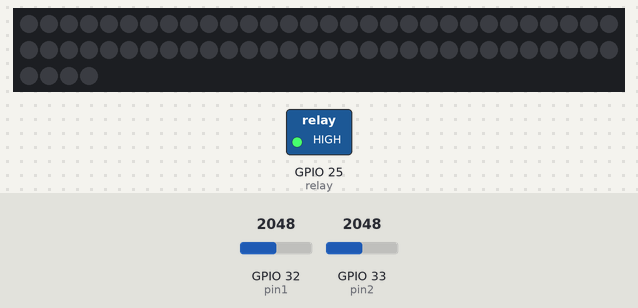
This program was run on a simulated ESP32 board running MicroPython. On the bench: 64 RGB LEDs in strip order, left to right, continuing on the next row, switched loads named in the program (green lamp = pin HIGH). Inputs (shaded band) come from the test bench; at power-on: GPIO 32 (pin1) = 2048, GPIO 33 (pin2) = 2048 (analog values on the 0–4095 scale). WiFi joins after 1.5 s; the clock reads 2024-03-15 10:24:30 at power-on unless the program sets it; no radio messages arrive unless stated (any console line starting 'radio sent:' is added by the test bench); what the program prints to the serial console is not drawn.

Above: at 0.1 s.
Timing chart, 0 to 1.6 s (numbered marks = the images above):
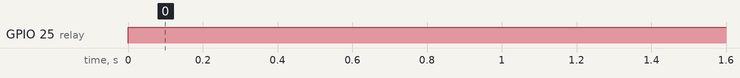

Measured:
- by itself, GPIO 25 (relay): LOW → HIGH at 0.00 s

The program:

SmartPlant.py
```python
import time
from machine import Pin, SoftI2C, ADC, RTC, Timer
import network
import espnow
import neopixel
import ntptime
from SoilMoisture import SoilMoistureSensor
import ujson  # Ensure to import ujson

# Initialize the soil moisture sensor
soil_sensor = SoilMoistureSensor(pin1=32, pin2=33)

# A WLAN interface must be active to send()/recv()
sta = network.WLAN(network.STA_IF)  # Or network.AP_IF
sta.active(True)
sta.disconnect()  # For ESP8266

e = espnow.ESPNow()
e.active(True)
peer = b'\xb0\xa72+\xbd\xc4'  # MAC address of peer's wifi interface
e.add_peer(peer)  # Must add_peer() before send()

# Identifiers
DEVICE_ID = 'SmartPlant'

############################### Relay Code ##########################################
relay_pin = 25  # Replace with the GPIO pin number connected to the relay module

# Initialize the GPIO pin as an output
relay = Pin(relay_pin, Pin.OUT)
relay.value(1)

def control_pump(on_time):
    relay.value(0)  # Turn on the pump
    time.sleep(on_time)  # Wait for specified time (in seconds)
    relay.value(1)  # Turn off the pump

############################### NeoPixel Code ##########################################

n = 64
p = Pin(14, Pin.OUT)
np = neopixel.NeoPixel(p, n)

def police():
    np.fill((90, 0, 0))
    np.write()

def policeOFF():
    np.fill((0, 0, 0))
    np.write()

############################### RTC Code and Wifi ##########################################

wifi_ssid = "IoTnetwork"
wifi_password = "123456789IoT"

wlan = network.WLAN(network.STA_IF)  # Initialize the WLAN (Station mode)
wlan.active(True)  # Activate the WLAN interface

if not wlan.isconnected():
    wlan.active(True)
    wlan.connect(wifi_ssid, wifi_password)
    while not wlan.isconnected():
        pass

TIMEZONE_OFFSET = 2

# Get UTC time from NTP server and set it to RTC
ntptime.host = "cz.pool.ntp.org"
ntptime.settime()

# Create an independent clock object
rtc = RTC()
(year, month, day, wday, hrs, mins, secs, subsecs) = rtc.datetime()
# Update timezone
rtc.init((year, month, day, wday, hrs + TIMEZONE_OFFSET, mins, secs, subsecs))

def send_data(t):
    moisture = soil_sensor.read_soil_moisture()
    data = {
        'device_id': DEVICE_ID,
        'soil_moisture': moisture
    }
    json_data = ujson.dumps(data)  # Properly format data as JSON
    e.send(peer, json_data)


def timer1_handler(t):

    (year, month, day, weekday, hours, minutes, seconds, subseconds) = rtc.datetime()
    current_hour = hours


    if current_hour >= 21 or current_hour < 5:
        police()
        data = {
        'device_id': DEVICE_ID,
        'LightTurnOn': current_hour
                }
        json_data = ujson.dumps(data)  # Properly format data as JSON
        e.send(peer, json_data)
    else:
        policeOFF()

    # Read soil moisture
    moisture = soil_sensor.read_soil_moisture()
    #print("Soil Moisture:", moisture, "%")
    moisture_percentage = '{:.1f} %'.format(moisture)

    # Check if soil moisture is below threshold (e.g., 50%)
    if moisture_percentage < "55.0 %":
        #print("Soil moisture is below threshold. Turning on pump...")
        control_pump(90)  # Turn on pump for 90 seconds


timer1 = Timer(1)
timer0 = Timer(0)
timer0.init(period= 10000, mode=Timer.PERIODIC, callback=send_data)
timer1.init(period= 600000, mode =Timer.PERIODIC, callback=timer1_handler)
```

SoilMoisture.py
```python
from machine import Pin, ADC

class SoilMoistureSensor:
    def __init__(self, pin1, pin2, min_moisture=0, max_moisture=4095):
        self.soil1 = ADC(Pin(pin1))
        self.soil2 = ADC(Pin(pin2))

        self.min_moisture = min_moisture
        self.max_moisture = max_moisture

        # Initialize ADC settings
        self.soil1.atten(ADC.ATTN_11DB)  # Full range: 3.3v
        self.soil1.width(ADC.WIDTH_12BIT)  # range 0 to 4095

        self.soil2.atten(ADC.ATTN_11DB)  # Full range: 3.3v
        self.soil2.width(ADC.WIDTH_12BIT)  # range 0 to 4095

    def read_soil_moisture(self):
        # Read analog value from soil moisture sensor
        m1 = (self.max_moisture - self.soil1.read()) * 100 / (self.max_moisture - self.min_moisture)
        m2 = (self.max_moisture - self.soil2.read()) * 100 / (self.max_moisture - self.min_moisture)

        # Calculate moisture percentage (adjust as per sensor calibration)
        mois = (m1 + m2) / 2
        return mois
```
